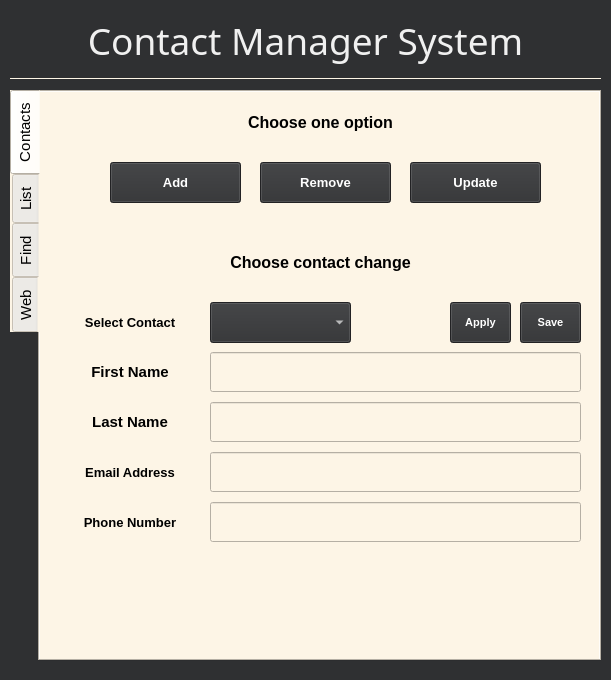
<?xml version="1.0" encoding="UTF-8"?>
<ui version="4.0">
 <class>MainWindow</class>
 <widget class="QMainWindow" name="MainWindow">
  <property name="geometry">
   <rect>
    <x>0</x>
    <y>0</y>
    <width>611</width>
    <height>680</height>
   </rect>
  </property>
  <property name="minimumSize">
   <size>
    <width>611</width>
    <height>680</height>
   </size>
  </property>
  <property name="maximumSize">
   <size>
    <width>611</width>
    <height>680</height>
   </size>
  </property>
  <property name="windowTitle">
   <string>Contact Manager System</string>
  </property>
  <property name="styleSheet">
   <string notr="true">background-color: #2F3032</string>
  </property>
  <widget class="QWidget" name="centralwidget">
   <widget class="QLabel" name="label">
    <property name="geometry">
     <rect>
      <x>10</x>
      <y>10</y>
      <width>591</width>
      <height>61</height>
     </rect>
    </property>
    <property name="font">
     <font>
      <family>Tw Cen MT Condensed Extra Bold</family>
      <pointsize>28</pointsize>
     </font>
    </property>
    <property name="cursor">
     <cursorShape>OpenHandCursor</cursorShape>
    </property>
    <property name="styleSheet">
     <string notr="true">color:#F0F0F0</string>
    </property>
    <property name="text">
     <string>Contact Manager System</string>
    </property>
    <property name="alignment">
     <set>Qt::AlignCenter</set>
    </property>
   </widget>
   <widget class="QTabWidget" name="tabWidget">
    <property name="geometry">
     <rect>
      <x>10</x>
      <y>90</y>
      <width>591</width>
      <height>571</height>
     </rect>
    </property>
    <property name="font">
     <font>
      <pointsize>11</pointsize>
     </font>
    </property>
    <property name="styleSheet">
     <string notr="true">background-color: #FDF5E6</string>
    </property>
    <property name="tabPosition">
     <enum>QTabWidget::West</enum>
    </property>
    <property name="currentIndex">
     <number>0</number>
    </property>
    <widget class="QWidget" name="tab_1">
     <attribute name="title">
      <string>Contacts</string>
     </attribute>
     <widget class="QPushButton" name="pushButton_MainRemove">
      <property name="geometry">
       <rect>
        <x>220</x>
        <y>70</y>
        <width>131</width>
        <height>41</height>
       </rect>
      </property>
      <property name="font">
       <font>
        <pointsize>10</pointsize>
        <weight>75</weight>
        <bold>true</bold>
       </font>
      </property>
      <property name="cursor">
       <cursorShape>PointingHandCursor</cursorShape>
      </property>
      <property name="styleSheet">
       <string notr="true">background-color:#2F3032; color:white</string>
      </property>
      <property name="text">
       <string>Remove</string>
      </property>
     </widget>
     <widget class="QPushButton" name="pushButton_MainAdd">
      <property name="geometry">
       <rect>
        <x>70</x>
        <y>70</y>
        <width>131</width>
        <height>41</height>
       </rect>
      </property>
      <property name="font">
       <font>
        <pointsize>10</pointsize>
        <weight>75</weight>
        <bold>true</bold>
       </font>
      </property>
      <property name="cursor">
       <cursorShape>PointingHandCursor</cursorShape>
      </property>
      <property name="styleSheet">
       <string notr="true">background-color:#2F3032; color:white</string>
      </property>
      <property name="text">
       <string>Add</string>
      </property>
     </widget>
     <widget class="QLabel" name="label_first">
      <property name="geometry">
       <rect>
        <x>20</x>
        <y>260</y>
        <width>140</width>
        <height>40</height>
       </rect>
      </property>
      <property name="font">
       <font>
        <pointsize>11</pointsize>
        <weight>75</weight>
        <bold>true</bold>
       </font>
      </property>
      <property name="styleSheet">
       <string notr="true">border:0.15em solid #2F3032; border-radius:0.5em</string>
      </property>
      <property name="text">
       <string>First Name</string>
      </property>
      <property name="alignment">
       <set>Qt::AlignCenter</set>
      </property>
     </widget>
     <widget class="QLabel" name="label_last">
      <property name="geometry">
       <rect>
        <x>20</x>
        <y>310</y>
        <width>140</width>
        <height>40</height>
       </rect>
      </property>
      <property name="font">
       <font>
        <pointsize>11</pointsize>
        <weight>75</weight>
        <bold>true</bold>
       </font>
      </property>
      <property name="styleSheet">
       <string notr="true">border:0.15em solid #2F3032; border-radius:0.5em</string>
      </property>
      <property name="text">
       <string>Last Name</string>
      </property>
      <property name="alignment">
       <set>Qt::AlignCenter</set>
      </property>
     </widget>
     <widget class="QLabel" name="label_phone">
      <property name="geometry">
       <rect>
        <x>20</x>
        <y>410</y>
        <width>140</width>
        <height>40</height>
       </rect>
      </property>
      <property name="font">
       <font>
        <pointsize>10</pointsize>
        <weight>75</weight>
        <bold>true</bold>
       </font>
      </property>
      <property name="styleSheet">
       <string notr="true">border:0.15em solid #2F3032; border-radius:0.5em</string>
      </property>
      <property name="text">
       <string>Phone Number</string>
      </property>
      <property name="alignment">
       <set>Qt::AlignCenter</set>
      </property>
     </widget>
     <widget class="QLabel" name="label_email">
      <property name="geometry">
       <rect>
        <x>20</x>
        <y>360</y>
        <width>140</width>
        <height>40</height>
       </rect>
      </property>
      <property name="font">
       <font>
        <pointsize>10</pointsize>
        <weight>75</weight>
        <bold>true</bold>
       </font>
      </property>
      <property name="styleSheet">
       <string notr="true">border:0.15em solid #2F3032; border-radius:0.5em</string>
      </property>
      <property name="text">
       <string>Email Address</string>
      </property>
      <property name="alignment">
       <set>Qt::AlignCenter</set>
      </property>
     </widget>
     <widget class="QLineEdit" name="lineEdit_first">
      <property name="geometry">
       <rect>
        <x>170</x>
        <y>260</y>
        <width>371</width>
        <height>40</height>
       </rect>
      </property>
      <property name="styleSheet">
       <string notr="true">border:0.15em solid #2F3032; border-radius:0.5em</string>
      </property>
     </widget>
     <widget class="QLineEdit" name="lineEdit_last">
      <property name="geometry">
       <rect>
        <x>170</x>
        <y>310</y>
        <width>371</width>
        <height>40</height>
       </rect>
      </property>
      <property name="styleSheet">
       <string notr="true">border:0.15em solid #2F3032; border-radius:0.5em</string>
      </property>
     </widget>
     <widget class="QLineEdit" name="lineEdit_phone">
      <property name="geometry">
       <rect>
        <x>170</x>
        <y>410</y>
        <width>371</width>
        <height>40</height>
       </rect>
      </property>
      <property name="styleSheet">
       <string notr="true">border:0.15em solid #2F3032; border-radius:0.5em</string>
      </property>
     </widget>
     <widget class="QLineEdit" name="lineEdit_email">
      <property name="geometry">
       <rect>
        <x>170</x>
        <y>360</y>
        <width>371</width>
        <height>40</height>
       </rect>
      </property>
      <property name="styleSheet">
       <string notr="true">border:0.15em solid #2F3032; border-radius:0.5em</string>
      </property>
     </widget>
     <widget class="QPushButton" name="pushButton_MainUpdate">
      <property name="geometry">
       <rect>
        <x>370</x>
        <y>70</y>
        <width>131</width>
        <height>41</height>
       </rect>
      </property>
      <property name="font">
       <font>
        <pointsize>10</pointsize>
        <weight>75</weight>
        <bold>true</bold>
       </font>
      </property>
      <property name="cursor">
       <cursorShape>PointingHandCursor</cursorShape>
      </property>
      <property name="styleSheet">
       <string notr="true">background-color:#2F3032; color:white</string>
      </property>
      <property name="text">
       <string>Update</string>
      </property>
     </widget>
     <widget class="QLabel" name="label_select">
      <property name="geometry">
       <rect>
        <x>20</x>
        <y>210</y>
        <width>140</width>
        <height>40</height>
       </rect>
      </property>
      <property name="font">
       <font>
        <pointsize>10</pointsize>
        <weight>75</weight>
        <bold>true</bold>
       </font>
      </property>
      <property name="styleSheet">
       <string notr="true">border:0.15em solid #2F3032; border-radius:0.5em</string>
      </property>
      <property name="text">
       <string>Select Contact</string>
      </property>
      <property name="alignment">
       <set>Qt::AlignCenter</set>
      </property>
     </widget>
     <widget class="QComboBox" name="comboBox_select">
      <property name="geometry">
       <rect>
        <x>170</x>
        <y>210</y>
        <width>141</width>
        <height>41</height>
       </rect>
      </property>
      <property name="cursor">
       <cursorShape>PointingHandCursor</cursorShape>
      </property>
      <property name="styleSheet">
       <string notr="true">background-color:#2F3032; color:white</string>
      </property>
     </widget>
     <widget class="QPushButton" name="pushButton_apply">
      <property name="geometry">
       <rect>
        <x>410</x>
        <y>210</y>
        <width>61</width>
        <height>41</height>
       </rect>
      </property>
      <property name="font">
       <font>
        <pointsize>8</pointsize>
        <weight>75</weight>
        <bold>true</bold>
       </font>
      </property>
      <property name="cursor">
       <cursorShape>PointingHandCursor</cursorShape>
      </property>
      <property name="styleSheet">
       <string notr="true">background-color:#2F3032; color:white</string>
      </property>
      <property name="text">
       <string>Apply</string>
      </property>
     </widget>
     <widget class="QPushButton" name="pushButton_save">
      <property name="geometry">
       <rect>
        <x>480</x>
        <y>210</y>
        <width>61</width>
        <height>41</height>
       </rect>
      </property>
      <property name="font">
       <font>
        <pointsize>8</pointsize>
        <weight>75</weight>
        <bold>true</bold>
       </font>
      </property>
      <property name="cursor">
       <cursorShape>PointingHandCursor</cursorShape>
      </property>
      <property name="styleSheet">
       <string notr="true">background-color:#2F3032; color:white</string>
      </property>
      <property name="text">
       <string>Save</string>
      </property>
     </widget>
     <widget class="QLabel" name="label_option">
      <property name="geometry">
       <rect>
        <x>10</x>
        <y>10</y>
        <width>541</width>
        <height>40</height>
       </rect>
      </property>
      <property name="font">
       <font>
        <pointsize>12</pointsize>
        <weight>75</weight>
        <bold>true</bold>
       </font>
      </property>
      <property name="styleSheet">
       <string notr="true">border:0.15em solid #2F3032; border-radius:0.5em</string>
      </property>
      <property name="text">
       <string>Choose one option</string>
      </property>
      <property name="alignment">
       <set>Qt::AlignCenter</set>
      </property>
     </widget>
     <widget class="QLabel" name="label_change">
      <property name="geometry">
       <rect>
        <x>10</x>
        <y>150</y>
        <width>541</width>
        <height>40</height>
       </rect>
      </property>
      <property name="font">
       <font>
        <pointsize>12</pointsize>
        <weight>75</weight>
        <bold>true</bold>
       </font>
      </property>
      <property name="styleSheet">
       <string notr="true">border:0.15em solid #2F3032; border-radius:0.5em</string>
      </property>
      <property name="text">
       <string>Choose contact change</string>
      </property>
      <property name="alignment">
       <set>Qt::AlignCenter</set>
      </property>
     </widget>
     <widget class="QLabel" name="label_error1">
      <property name="geometry">
       <rect>
        <x>10</x>
        <y>539</y>
        <width>541</width>
        <height>21</height>
       </rect>
      </property>
      <property name="font">
       <font>
        <pointsize>8</pointsize>
        <weight>75</weight>
        <bold>true</bold>
       </font>
      </property>
      <property name="styleSheet">
       <string notr="true">border:0.15em solid #F92672; border-radius:0.5em; color: red</string>
      </property>
      <property name="text">
       <string/>
      </property>
      <property name="alignment">
       <set>Qt::AlignCenter</set>
      </property>
      <property name="wordWrap">
       <bool>false</bool>
      </property>
     </widget>
    </widget>
    <widget class="QWidget" name="tab_2">
     <attribute name="title">
      <string>List</string>
     </attribute>
     <widget class="QTableWidget" name="tableWidget">
      <property name="geometry">
       <rect>
        <x>10</x>
        <y>110</y>
        <width>541</width>
        <height>451</height>
       </rect>
      </property>
      <property name="styleSheet">
       <string notr="true">border:0.05em solid #2F3032</string>
      </property>
      <attribute name="horizontalHeaderCascadingSectionResizes">
       <bool>false</bool>
      </attribute>
      <attribute name="horizontalHeaderMinimumSectionSize">
       <number>36</number>
      </attribute>
      <attribute name="horizontalHeaderDefaultSectionSize">
       <number>123</number>
      </attribute>
      <attribute name="horizontalHeaderShowSortIndicator" stdset="0">
       <bool>false</bool>
      </attribute>
      <attribute name="horizontalHeaderStretchLastSection">
       <bool>true</bool>
      </attribute>
      <column>
       <property name="text">
        <string>First Name</string>
       </property>
      </column>
      <column>
       <property name="text">
        <string>Last Name</string>
       </property>
      </column>
      <column>
       <property name="text">
        <string>Phone Number</string>
       </property>
      </column>
      <column>
       <property name="text">
        <string>Email Address</string>
       </property>
      </column>
     </widget>
     <widget class="QLabel" name="label_sort">
      <property name="geometry">
       <rect>
        <x>10</x>
        <y>70</y>
        <width>81</width>
        <height>31</height>
       </rect>
      </property>
      <property name="font">
       <font>
        <pointsize>10</pointsize>
        <weight>75</weight>
        <bold>true</bold>
       </font>
      </property>
      <property name="styleSheet">
       <string notr="true">border:0.15em solid #2F3032; border-radius:0.5em</string>
      </property>
      <property name="text">
       <string>Sort by</string>
      </property>
      <property name="alignment">
       <set>Qt::AlignCenter</set>
      </property>
     </widget>
     <widget class="QPushButton" name="pushButton_firstname">
      <property name="geometry">
       <rect>
        <x>110</x>
        <y>70</y>
        <width>84</width>
        <height>31</height>
       </rect>
      </property>
      <property name="font">
       <font>
        <weight>75</weight>
        <bold>true</bold>
       </font>
      </property>
      <property name="cursor">
       <cursorShape>PointingHandCursor</cursorShape>
      </property>
      <property name="styleSheet">
       <string notr="true">background-color:#2F3032; color:white</string>
      </property>
      <property name="text">
       <string>First Name</string>
      </property>
     </widget>
     <widget class="QPushButton" name="pushButton_lastname">
      <property name="geometry">
       <rect>
        <x>210</x>
        <y>70</y>
        <width>84</width>
        <height>31</height>
       </rect>
      </property>
      <property name="font">
       <font>
        <weight>75</weight>
        <bold>true</bold>
       </font>
      </property>
      <property name="cursor">
       <cursorShape>PointingHandCursor</cursorShape>
      </property>
      <property name="styleSheet">
       <string notr="true">background-color:#2F3032; color:white</string>
      </property>
      <property name="text">
       <string>Last Name</string>
      </property>
     </widget>
     <widget class="QLabel" name="label_list">
      <property name="geometry">
       <rect>
        <x>10</x>
        <y>10</y>
        <width>541</width>
        <height>40</height>
       </rect>
      </property>
      <property name="font">
       <font>
        <pointsize>12</pointsize>
        <weight>75</weight>
        <bold>true</bold>
       </font>
      </property>
      <property name="styleSheet">
       <string notr="true">border:0.15em solid #2F3032; border-radius:0.5em</string>
      </property>
      <property name="text">
       <string>Contact List</string>
      </property>
      <property name="alignment">
       <set>Qt::AlignCenter</set>
      </property>
     </widget>
    </widget>
    <widget class="QWidget" name="tab_3">
     <attribute name="title">
      <string>Find</string>
     </attribute>
     <widget class="QPushButton" name="pushButton_extract">
      <property name="geometry">
       <rect>
        <x>430</x>
        <y>70</y>
        <width>111</width>
        <height>41</height>
       </rect>
      </property>
      <property name="font">
       <font>
        <pointsize>10</pointsize>
        <weight>75</weight>
        <bold>true</bold>
       </font>
      </property>
      <property name="cursor">
       <cursorShape>PointingHandCursor</cursorShape>
      </property>
      <property name="styleSheet">
       <string notr="true">background-color:#2F3032; color:white</string>
      </property>
      <property name="text">
       <string>Extract</string>
      </property>
     </widget>
     <widget class="QTextEdit" name="textEdit_input">
      <property name="geometry">
       <rect>
        <x>20</x>
        <y>120</y>
        <width>521</width>
        <height>141</height>
       </rect>
      </property>
      <property name="font">
       <font>
        <pointsize>10</pointsize>
       </font>
      </property>
      <property name="cursor" stdset="0">
       <cursorShape>IBeamCursor</cursorShape>
      </property>
      <property name="styleSheet">
       <string notr="true">border:0.15em solid #2F3032; border-radius:0.5em</string>
      </property>
     </widget>
     <widget class="QLabel" name="label_input">
      <property name="geometry">
       <rect>
        <x>20</x>
        <y>70</y>
        <width>61</width>
        <height>40</height>
       </rect>
      </property>
      <property name="font">
       <font>
        <pointsize>10</pointsize>
        <weight>75</weight>
        <bold>true</bold>
       </font>
      </property>
      <property name="styleSheet">
       <string notr="true">border:0.15em solid #2F3032; border-radius:0.5em</string>
      </property>
      <property name="text">
       <string>Input</string>
      </property>
      <property name="alignment">
       <set>Qt::AlignCenter</set>
      </property>
     </widget>
     <widget class="QLabel" name="label_output">
      <property name="geometry">
       <rect>
        <x>20</x>
        <y>290</y>
        <width>61</width>
        <height>40</height>
       </rect>
      </property>
      <property name="font">
       <font>
        <pointsize>9</pointsize>
        <weight>75</weight>
        <bold>true</bold>
       </font>
      </property>
      <property name="styleSheet">
       <string notr="true">border:0.15em solid #2F3032; border-radius:0.5em</string>
      </property>
      <property name="text">
       <string>Output</string>
      </property>
      <property name="alignment">
       <set>Qt::AlignCenter</set>
      </property>
     </widget>
     <widget class="QTextEdit" name="textEdit_output1">
      <property name="geometry">
       <rect>
        <x>20</x>
        <y>340</y>
        <width>241</width>
        <height>111</height>
       </rect>
      </property>
      <property name="font">
       <font>
        <pointsize>10</pointsize>
       </font>
      </property>
      <property name="cursor" stdset="0">
       <cursorShape>ArrowCursor</cursorShape>
      </property>
      <property name="styleSheet">
       <string notr="true">border:0.15em solid #2F3032; border-radius:0.5em</string>
      </property>
     </widget>
     <widget class="QTextEdit" name="textEdit_output2">
      <property name="geometry">
       <rect>
        <x>300</x>
        <y>340</y>
        <width>241</width>
        <height>111</height>
       </rect>
      </property>
      <property name="font">
       <font>
        <pointsize>10</pointsize>
       </font>
      </property>
      <property name="cursor" stdset="0">
       <cursorShape>ArrowCursor</cursorShape>
      </property>
      <property name="styleSheet">
       <string notr="true">border:0.15em solid #2F3032; border-radius:0.5em</string>
      </property>
     </widget>
     <widget class="QLabel" name="label_extract">
      <property name="geometry">
       <rect>
        <x>10</x>
        <y>10</y>
        <width>541</width>
        <height>40</height>
       </rect>
      </property>
      <property name="font">
       <font>
        <pointsize>12</pointsize>
        <weight>75</weight>
        <bold>true</bold>
       </font>
      </property>
      <property name="styleSheet">
       <string notr="true">border:0.15em solid #2F3032; border-radius:0.5em</string>
      </property>
      <property name="text">
       <string>Enter text to extract into names and phones</string>
      </property>
      <property name="alignment">
       <set>Qt::AlignCenter</set>
      </property>
     </widget>
     <widget class="QLabel" name="label_error2">
      <property name="geometry">
       <rect>
        <x>10</x>
        <y>540</y>
        <width>541</width>
        <height>21</height>
       </rect>
      </property>
      <property name="font">
       <font>
        <pointsize>8</pointsize>
        <weight>75</weight>
        <bold>true</bold>
       </font>
      </property>
      <property name="styleSheet">
       <string notr="true">border:0.15em solid #F92672; border-radius:0.5em; color: red</string>
      </property>
      <property name="text">
       <string/>
      </property>
      <property name="alignment">
       <set>Qt::AlignCenter</set>
      </property>
      <property name="wordWrap">
       <bool>false</bool>
      </property>
     </widget>
     <widget class="QLabel" name="label_names">
      <property name="geometry">
       <rect>
        <x>20</x>
        <y>450</y>
        <width>241</width>
        <height>31</height>
       </rect>
      </property>
      <property name="font">
       <font>
        <pointsize>9</pointsize>
        <weight>75</weight>
        <bold>true</bold>
       </font>
      </property>
      <property name="styleSheet">
       <string notr="true">border:0.15em solid #2F3032; border-radius:0.5em</string>
      </property>
      <property name="text">
       <string>Names</string>
      </property>
      <property name="alignment">
       <set>Qt::AlignCenter</set>
      </property>
     </widget>
     <widget class="QLabel" name="label_numbers">
      <property name="geometry">
       <rect>
        <x>300</x>
        <y>450</y>
        <width>241</width>
        <height>31</height>
       </rect>
      </property>
      <property name="font">
       <font>
        <pointsize>9</pointsize>
        <weight>75</weight>
        <bold>true</bold>
       </font>
      </property>
      <property name="styleSheet">
       <string notr="true">border:0.15em solid #2F3032; border-radius:0.5em</string>
      </property>
      <property name="text">
       <string>Numbers</string>
      </property>
      <property name="alignment">
       <set>Qt::AlignCenter</set>
      </property>
     </widget>
    </widget>
    <widget class="QWidget" name="tab_3">
     <attribute name="title">
      <string>Web</string>
     </attribute>
     <widget class="QLabel" name="label_site">
      <property name="geometry">
       <rect>
        <x>20</x>
        <y>70</y>
        <width>421</width>
        <height>40</height>
       </rect>
      </property>
      <property name="font">
       <font>
        <pointsize>10</pointsize>
        <weight>75</weight>
        <bold>true</bold>
       </font>
      </property>
      <property name="cursor">
       <cursorShape>OpenHandCursor</cursorShape>
      </property>
      <property name="styleSheet">
       <string notr="true">border:0.15em solid #50C878; border-radius:0.5em</string>
      </property>
      <property name="text">
       <string>www.fakenamegenerator.com</string>
      </property>
      <property name="alignment">
       <set>Qt::AlignCenter</set>
      </property>
     </widget>
     <widget class="QLabel" name="label_web">
      <property name="geometry">
       <rect>
        <x>10</x>
        <y>10</y>
        <width>541</width>
        <height>40</height>
       </rect>
      </property>
      <property name="font">
       <font>
        <pointsize>12</pointsize>
        <weight>75</weight>
        <bold>true</bold>
       </font>
      </property>
      <property name="styleSheet">
       <string notr="true">border:0.15em solid #2F3032; border-radius:0.5em</string>
      </property>
      <property name="text">
       <string>Web Page Address</string>
      </property>
      <property name="alignment">
       <set>Qt::AlignCenter</set>
      </property>
     </widget>
     <widget class="QPushButton" name="pushButton_get">
      <property name="geometry">
       <rect>
        <x>450</x>
        <y>70</y>
        <width>91</width>
        <height>41</height>
       </rect>
      </property>
      <property name="font">
       <font>
        <pointsize>10</pointsize>
        <weight>75</weight>
        <bold>true</bold>
       </font>
      </property>
      <property name="cursor">
       <cursorShape>PointingHandCursor</cursorShape>
      </property>
      <property name="styleSheet">
       <string notr="true">background-color:#2F3032; color:white</string>
      </property>
      <property name="text">
       <string>Get Data</string>
      </property>
     </widget>
     <widget class="QLineEdit" name="lineEdit_email_2">
      <property name="geometry">
       <rect>
        <x>170</x>
        <y>360</y>
        <width>371</width>
        <height>40</height>
       </rect>
      </property>
      <property name="styleSheet">
       <string notr="true">border:0.15em solid #2F3032; border-radius:0.5em</string>
      </property>
     </widget>
     <widget class="QLabel" name="label_last_2">
      <property name="geometry">
       <rect>
        <x>20</x>
        <y>310</y>
        <width>140</width>
        <height>40</height>
       </rect>
      </property>
      <property name="font">
       <font>
        <pointsize>11</pointsize>
        <weight>75</weight>
        <bold>true</bold>
       </font>
      </property>
      <property name="styleSheet">
       <string notr="true">border:0.15em solid #2F3032; border-radius:0.5em</string>
      </property>
      <property name="text">
       <string>Last Name</string>
      </property>
      <property name="alignment">
       <set>Qt::AlignCenter</set>
      </property>
     </widget>
     <widget class="QLabel" name="label_first_2">
      <property name="geometry">
       <rect>
        <x>20</x>
        <y>260</y>
        <width>140</width>
        <height>40</height>
       </rect>
      </property>
      <property name="font">
       <font>
        <pointsize>11</pointsize>
        <weight>75</weight>
        <bold>true</bold>
       </font>
      </property>
      <property name="styleSheet">
       <string notr="true">border:0.15em solid #2F3032; border-radius:0.5em</string>
      </property>
      <property name="text">
       <string>First Name</string>
      </property>
      <property name="alignment">
       <set>Qt::AlignCenter</set>
      </property>
     </widget>
     <widget class="QLineEdit" name="lineEdit_last_2">
      <property name="geometry">
       <rect>
        <x>170</x>
        <y>310</y>
        <width>371</width>
        <height>40</height>
       </rect>
      </property>
      <property name="styleSheet">
       <string notr="true">border:0.15em solid #2F3032; border-radius:0.5em</string>
      </property>
     </widget>
     <widget class="QLabel" name="label_phone_2">
      <property name="geometry">
       <rect>
        <x>20</x>
        <y>410</y>
        <width>140</width>
        <height>40</height>
       </rect>
      </property>
      <property name="font">
       <font>
        <pointsize>10</pointsize>
        <weight>75</weight>
        <bold>true</bold>
       </font>
      </property>
      <property name="styleSheet">
       <string notr="true">border:0.15em solid #2F3032; border-radius:0.5em</string>
      </property>
      <property name="text">
       <string>Phone Number</string>
      </property>
      <property name="alignment">
       <set>Qt::AlignCenter</set>
      </property>
     </widget>
     <widget class="QLineEdit" name="lineEdit_phone_2">
      <property name="geometry">
       <rect>
        <x>170</x>
        <y>410</y>
        <width>371</width>
        <height>40</height>
       </rect>
      </property>
      <property name="styleSheet">
       <string notr="true">border:0.15em solid #2F3032; border-radius:0.5em</string>
      </property>
     </widget>
     <widget class="QLineEdit" name="lineEdit_first_2">
      <property name="geometry">
       <rect>
        <x>170</x>
        <y>260</y>
        <width>371</width>
        <height>40</height>
       </rect>
      </property>
      <property name="styleSheet">
       <string notr="true">border:0.15em solid #2F3032; border-radius:0.5em</string>
      </property>
     </widget>
     <widget class="QLabel" name="label_email_2">
      <property name="geometry">
       <rect>
        <x>20</x>
        <y>360</y>
        <width>140</width>
        <height>40</height>
       </rect>
      </property>
      <property name="font">
       <font>
        <pointsize>10</pointsize>
        <weight>75</weight>
        <bold>true</bold>
       </font>
      </property>
      <property name="styleSheet">
       <string notr="true">border:0.15em solid #2F3032; border-radius:0.5em</string>
      </property>
      <property name="text">
       <string>Email Address</string>
      </property>
      <property name="alignment">
       <set>Qt::AlignCenter</set>
      </property>
     </widget>
     <widget class="QPushButton" name="pushButton_add">
      <property name="geometry">
       <rect>
        <x>480</x>
        <y>210</y>
        <width>61</width>
        <height>41</height>
       </rect>
      </property>
      <property name="font">
       <font>
        <pointsize>10</pointsize>
        <weight>75</weight>
        <bold>true</bold>
       </font>
      </property>
      <property name="cursor">
       <cursorShape>PointingHandCursor</cursorShape>
      </property>
      <property name="styleSheet">
       <string notr="true">background-color:#2F3032; color:white</string>
      </property>
      <property name="text">
       <string>Add</string>
      </property>
     </widget>
     <widget class="QLabel" name="label_select_5">
      <property name="geometry">
       <rect>
        <x>10</x>
        <y>150</y>
        <width>541</width>
        <height>40</height>
       </rect>
      </property>
      <property name="font">
       <font>
        <pointsize>12</pointsize>
        <weight>75</weight>
        <bold>true</bold>
       </font>
      </property>
      <property name="styleSheet">
       <string notr="true">border:0.15em solid #2F3032; border-radius:0.5em</string>
      </property>
      <property name="text">
       <string>Change information or click Add</string>
      </property>
      <property name="alignment">
       <set>Qt::AlignCenter</set>
      </property>
     </widget>
     <widget class="QLabel" name="label_error3">
      <property name="geometry">
       <rect>
        <x>10</x>
        <y>540</y>
        <width>541</width>
        <height>21</height>
       </rect>
      </property>
      <property name="font">
       <font>
        <pointsize>8</pointsize>
        <weight>75</weight>
        <bold>true</bold>
       </font>
      </property>
      <property name="styleSheet">
       <string notr="true">border:0.15em solid #F92672; border-radius:0.5em; color: red</string>
      </property>
      <property name="text">
       <string/>
      </property>
      <property name="alignment">
       <set>Qt::AlignCenter</set>
      </property>
      <property name="wordWrap">
       <bool>false</bool>
      </property>
     </widget>
    </widget>
   </widget>
   <widget class="Line" name="line">
    <property name="geometry">
     <rect>
      <x>10</x>
      <y>70</y>
      <width>591</width>
      <height>16</height>
     </rect>
    </property>
    <property name="styleSheet">
     <string notr="true">color:#FDF5E6</string>
    </property>
    <property name="frameShadow">
     <enum>QFrame::Plain</enum>
    </property>
    <property name="orientation">
     <enum>Qt::Horizontal</enum>
    </property>
   </widget>
  </widget>
 </widget>
 <resources/>
 <connections/>
</ui>
